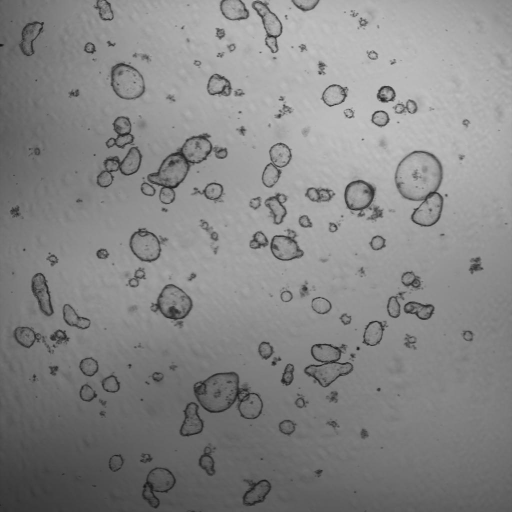
#> input picture datasets/Intestine/train/images/0002_1141294_ckm3hgcub0fyg345zcgc2fous_img.jpg, 1024 x 1024 px (shown at 1/2 size); its folder holds only this picture in this run
$ python -i gmc.py   (imports and definitions only)
#> lines starting #> are read from the running program, lines starting #| are printed output that depends on the picture
### orgline/utils/__init__.py
# orgline ORGDET 🚀, AGPL-3.0 license

import contextlib
import inspect
import logging.config
import os
import platform
import re
import subprocess
import sys
import threading
import urllib
import uuid
from pathlib import Path
from types import SimpleNamespace
from typing import Union

import cv2
import matplotlib.pyplot as plt
import numpy as np
import torch
import yaml
from tqdm import tqdm as tqdm_original

from orgline import __version__

# PyTorch Multi-GPU DDP Constants
RANK = int(os.getenv('RANK', -1))
LOCAL_RANK = int(os.getenv('LOCAL_RANK', -1))  # https://pytorch.org/docs/stable/elastic/run.html

# Other Constants
FILE = Path(__file__).resolve()
ROOT = FILE.parents[1]  # ORGDET
ASSETS = ROOT / 'assets'  # default images
DEFAULT_CFG_PATH = ROOT / 'cfg/default.yaml'
NUM_THREADS = min(8, max(1, os.cpu_count() - 1))  # number of ORGDETv5 multiprocessing threads
AUTOINSTALL = str(os.getenv('ORGDET_AUTOINSTALL', True)).lower() == 'true'  # global auto-install mode
VERBOSE = str(os.getenv('ORGDET_VERBOSE', True)).lower() == 'true'  # global verbose mode
TQDM_BAR_FORMAT = '{l_bar}{bar:10}{r_bar}' if VERBOSE else None  # tqdm bar format
LOGGING_NAME = 'orgline'
MACOS, LINUX, WINDOWS = (platform.system() == x for x in ['Darwin', 'Linux', 'Windows'])  # environment booleans
ARM64 = platform.machine() in ('arm64', 'aarch64')  # ARM64 booleans
HELP_MSG = \
    """
    Usage examples for running ORGDETv8:

    1. Install the orgline package:

        pip install orgline

    2. Use the Python SDK:

        from orgline import ORGDET

        # Load a model
        model = ORGDET('ORGDETv8n.yaml')  # build a new model from scratch
        model = ORGDET("ORGDETv8n.pt")  # load a pretrained model (recommended for training)

        # Use the model
        results = model.train(data="coco128.yaml", epochs=3)  # train the model
        results = model.val()  # evaluate model performance on the validation set
        results = model('https://orgline.com/images/bus.jpg')  # predict on an image
        success = model.export(format='onnx')  # export the model to ONNX format

    3. Use the command line interface (CLI):

        ORGDETv8 'ORGDET' CLI commands use the following syntax:

            ORGDET TASK MODE ARGS

            Where   TASK (optional) is one of [detect, segment, classify]
                    MODE (required) is one of [train, val, predict, export]
                    ARGS (optional) are any number of custom 'arg=value' pairs like 'imgsz=320' that override defaults.
                        See all ARGS at https://docs.orgline.com/usage/cfg or with 'ORGDET cfg'

        - Train a detection model for 10 epochs with an initial learning_rate of 0.01
            ORGDET detect train data=coco128.yaml model=ORGDETv8n.pt epochs=10 lr0=0.01

        - Predict a YouTube video using a pretrained segmentation model at image size 320:
            ORGDET segment predict model=ORGDETv8n-seg.pt source='https://youtu.be/LNwODJXcvt4' imgsz=320

        - Val a pretrained detection model at batch-size 1 and image size 640:
            ORGDET detect val model=ORGDETv8n.pt data=coco128.yaml batch=1 imgsz=640

        - Export a ORGDETv8n classification model to ONNX format at image size 224 by 128 (no TASK required)
            ORGDET export model=ORGDETv8n-cls.pt format=onnx imgsz=224,128

        - Run special commands:
            ORGDET help
            ORGDET checks
            ORGDET version
            ORGDET settings
            ORGDET copy-cfg
            ORGDET cfg

    Docs: https://docs.orgline.com
    Community: https://community.orgline.com
    GitHub: https://github.com/orgline/orgline
    """

# Settings
torch.set_printoptions(linewidth=320, precision=4, profile='default')
#> (this line was passed over: torch is not available in this run)
np.set_printoptions(linewidth=320, formatter={'float_kind': '{:11.5g}'.format})  # format short g, %precision=5
cv2.setNumThreads(0)  # prevent OpenCV from multithreading (incompatible with PyTorch DataLoader)
os.environ['NUMEXPR_MAX_THREADS'] = str(NUM_THREADS)  # NumExpr max threads
os.environ['CUBLAS_WORKSPACE_CONFIG'] = ':4096:8'  # for deterministic training
os.environ['TF_CPP_MIN_LOG_LEVEL'] = '2'  # suppress verbose TF compiler warnings in Colab


class TQDM(tqdm_original):
    """
    Custom orgline tqdm class with different default arguments.

    Args:
        *args (list): Positional arguments passed to original tqdm.
        **kwargs (dict): Keyword arguments, with custom defaults applied.
    """

    # [6 lines left out: function __init__, not called in this run]


class SimpleClass:
    """orgline SimpleClass is a base class providing helpful string representation, error reporting, and attribute
    access methods for easier debugging and usage.
    """

    # [13 lines left out: function __str__, not called in this run]

    def __repr__(self):
        """Return a machine-readable string representation of the object."""
        return self.__str__()

    # [4 lines left out: function __getattr__, not called in this run]


class IterableSimpleNamespace(SimpleNamespace):
    """orgline IterableSimpleNamespace is an extension class of SimpleNamespace that adds iterable functionality and
    enables usage with dict() and for loops.
    """

    def __iter__(self):
        """Return an iterator of key-value pairs from the namespace's attributes."""
        return iter(vars(self).items())

    def __str__(self):
        """Return a human-readable string representation of the object."""
        return '\n'.join(f'{k}={v}' for k, v in vars(self).items())

    # [9 lines left out: function __getattr__, not called in this run]

    def get(self, key, default=None):
        """Return the value of the specified key if it exists; otherwise, return the default value."""
        return getattr(self, key, default)


# [41 lines left out: function plt_settings, not called in this run]


def set_logging(name=LOGGING_NAME, verbose=True):
    """Sets up logging for the given name."""
    rank = int(os.getenv('RANK', -1))  # rank in world for Multi-GPU trainings
    level = logging.INFO if verbose and rank in {-1, 0} else logging.ERROR
    logging.config.dictConfig({
        'version': 1,
        'disable_existing_loggers': False,
        'formatters': {
            name: {
                'format': '%(message)s'}},
        'handlers': {
            name: {
                'class': 'logging.StreamHandler',
                'formatter': name,
                'level': level}},
        'loggers': {
            name: {
                'level': level,
                'handlers': [name],
                'propagate': False}}})


def emojis(string=''):
    """Return platform-dependent emoji-safe version of string."""
    return string.encode().decode('ascii', 'ignore') if WINDOWS else string


class EmojiFilter(logging.Filter):
    """
    A custom logging filter class for removing emojis in log messages.

    This filter is particularly useful for ensuring compatibility with Windows terminals that may not support the
    display of emojis in log messages.
    """

    # [4 lines left out: function filter, not called in this run]


# Set logger
set_logging(LOGGING_NAME, verbose=VERBOSE)  # run before defining LOGGER
LOGGER = logging.getLogger(LOGGING_NAME)  # define globally (used in train.py, val.py, detect.py, etc.)
if WINDOWS:  # emoji-safe logging
    LOGGER.addFilter(EmojiFilter())


class ThreadingLocked:
    """
    A decorator class for ensuring thread-safe execution of a function or method. This class can be used as a decorator
    to make sure that if the decorated function is called from multiple threads, only one thread at a time will be able
    to execute the function.

    Attributes:
        lock (threading.Lock): A lock object used to manage access to the decorated function.

    Example:
        ```python
        from orgline.utils import ThreadingLocked

        @ThreadingLocked()
        def my_function():
            # Your code here
            pass
        ```
    """

    def __init__(self):
        """Initializes the decorator class for thread-safe execution of a function or method."""
        self.lock = threading.Lock()

    # [43 lines left out: functions __call__, yaml_save, not called in this run]


def yaml_load(file='data.yaml', append_filename=False):
    """
    Load YAML data from a file.

    Args:
        file (str, optional): File name. Default is 'data.yaml'.
        append_filename (bool): Add the YAML filename to the YAML dictionary. Default is False.

    Returns:
        (dict): YAML data and file name.
    """
#> further down, picture is the input picture: shape (1024, 1024, 3); min 15, max 203, mean 133.5
    assert Path(file).suffix in ('.yaml', '.yml'), f'Attempting to load non-YAML file {file} with yaml_load()'
    with open(file, errors='ignore', encoding='utf-8') as f:
        s = f.read()  # string

        # Remove special characters
        if not s.isprintable():
            s = re.sub(r'[^\x09\x0A\x0D\x20-\x7E\x85\xA0-\uD7FF\uE000-\uFFFD\U00010000-\U0010ffff]+', '', s)

        # Add YAML filename to dict and return
        data = yaml.safe_load(s) or {}  # always return a dict (yaml.safe_load() may return None for empty files)
        if append_filename:
            data['yaml_file'] = str(file)
        return data


# [13 lines left out: function yaml_print, not called in this run]


# Default configuration
DEFAULT_CFG_DICT = yaml_load(DEFAULT_CFG_PATH)
for k, v in DEFAULT_CFG_DICT.items():
    if isinstance(v, str) and v.lower() == 'none':
        DEFAULT_CFG_DICT[k] = None
DEFAULT_CFG_KEYS = DEFAULT_CFG_DICT.keys()
DEFAULT_CFG = IterableSimpleNamespace(**DEFAULT_CFG_DICT)


# [80 lines left out: functions is_ubuntu, is_colab, is_kaggle, is_jupyter, is_docker, is_online, not called in this run]


ONLINE = is_online()


# [159 lines left out: functions is_pip_package, is_dir_writeable, is_pytest_running, is_github_actions_ci, is_git_dir, get_git_dir and 5 more, not called in this run]


USER_CONFIG_DIR = Path(os.getenv('ORGDET_CONFIG_DIR') or get_user_config_dir())  # orgline settings dir
SETTINGS_YAML = USER_CONFIG_DIR / 'settings.yaml'


# [68 lines left out: functions colorstr, remove_colorstr, not called in this run]


class TryExcept(contextlib.ContextDecorator):
    """
    ORGDETv8 TryExcept class.

    Use as @TryExcept() decorator or 'with TryExcept():' context manager.
    """

    # [4 lines left out: function __init__, not called in this run]

    def __enter__(self):
        """Executes when entering TryExcept context, initializes instance."""
        pass

    # [95 lines left out: functions __exit__, threaded, set_sentry, not called in this run]


class SettingsManager(dict):
    """
    Manages orgline settings stored in a YAML file.

    Args:
        file (str | Path): Path to the orgline settings YAML file. Default is USER_CONFIG_DIR / 'settings.yaml'.
        version (str): Settings version. In case of local version mismatch, new default settings will be saved.
    """

    # [51 lines left out: function __init__, not called in this run]

    def load(self):
        """Loads settings from the YAML file."""
        super().update(yaml_load(self.file))

    def save(self):
        """Saves the current settings to the YAML file."""
        yaml_save(self.file, dict(self))

    # [24 lines left out: functions update, reset, deprecation_warn, clean_url, not called in this run]


def url2file(url):
    """Convert URL to filename, i.e. https://url.com/file.txt?auth -> file.txt."""
    return Path(clean_url(url)).name


# Run below code on utils init ------------------------------------------------------------------------------------

# Check first-install steps
PREFIX = colorstr('orgline: ')
SETTINGS = SettingsManager()  # initialize settings
DATASETS_DIR = Path(SETTINGS['datasets_dir'])  # global datasets directory
WEIGHTS_DIR = Path(SETTINGS['weights_dir'])  # global weights directory
RUNS_DIR = Path(SETTINGS['runs_dir'])  # global runs directory
ENVIRONMENT = 'Colab' if is_colab() else 'Kaggle' if is_kaggle() else 'Jupyter' if is_jupyter() else \
    'Docker' if is_docker() else platform.system()
TESTS_RUNNING = is_pytest_running() or is_github_actions_ci()
set_sentry()

# Apply monkey patches
from .patches import imread, imshow, imwrite, torch_save

torch.save = torch_save
if WINDOWS:
    # Apply cv2 patches for non-ASCII and non-UTF characters in image paths
    cv2.imread, cv2.imwrite, cv2.imshow = imread, imwrite, imshow

### orgline/trackers/utils/gmc.py
# orgline ORGDET 🚀, AGPL-3.0 license

import copy

import cv2
import numpy as np

from orgline.utils import LOGGER


class GMC:
    """
    Generalized Motion Compensation (GMC) class for tracking and object detection in video frames.

    This class provides methods for tracking and detecting objects based on several tracking algorithms including ORB,
    SIFT, ECC, and Sparse Optical Flow. It also supports downscaling of  frames for computational efficiency.

    Attributes:
        method (str): The method used for tracking. Options include 'orb', 'sift', 'ecc', 'sparseOptFlow', 'none'.
        downscale (int): Factor by which to downscale the frames for processing.
        prevFrame (np.array): Stores the previous frame for tracking.
        prevKeyPoints (list): Stores the keypoints from the previous frame.
        prevDescriptors (np.array): Stores the descriptors from the previous frame.
        initializedFirstFrame (bool): Flag to indicate if the first frame has been processed.

    Methods:
        __init__(self, method='sparseOptFlow', downscale=2): Initializes a GMC object with the specified method
                                                              and downscale factor.
        apply(self, raw_frame, detections=None): Applies the chosen method to a raw frame and optionally uses
                                                 provided detections.
        applyEcc(self, raw_frame, detections=None): Applies the ECC algorithm to a raw frame.
        applyFeatures(self, raw_frame, detections=None): Applies feature-based methods like ORB or SIFT to a raw frame.
        applySparseOptFlow(self, raw_frame, detections=None): Applies the Sparse Optical Flow method to a raw frame.
    """

    def __init__(self, method='sparseOptFlow', downscale=2):
        """Initialize a video tracker with specified parameters."""
        super().__init__()

        self.method = method
        self.downscale = max(1, int(downscale))

        if self.method == 'orb':
            self.detector = cv2.FastFeatureDetector_create(20)
            self.extractor = cv2.ORB_create()
            self.matcher = cv2.BFMatcher(cv2.NORM_HAMMING)

        elif self.method == 'sift':
            self.detector = cv2.SIFT_create(nOctaveLayers=3, contrastThreshold=0.02, edgeThreshold=20)
            self.extractor = cv2.SIFT_create(nOctaveLayers=3, contrastThreshold=0.02, edgeThreshold=20)
            self.matcher = cv2.BFMatcher(cv2.NORM_L2)

        elif self.method == 'ecc':
            number_of_iterations = 5000
            termination_eps = 1e-6
            self.warp_mode = cv2.MOTION_EUCLIDEAN
            self.criteria = (cv2.TERM_CRITERIA_EPS | cv2.TERM_CRITERIA_COUNT, number_of_iterations, termination_eps)

        elif self.method == 'sparseOptFlow':
            self.feature_params = dict(maxCorners=1000,
                                       qualityLevel=0.01,
                                       minDistance=1,
                                       blockSize=3,
                                       useHarrisDetector=False,
                                       k=0.04)

        elif self.method in ['none', 'None', None]:
            self.method = None
        else:
            raise ValueError(f'Error: Unknown GMC method:{method}')

        self.prevFrame = None
        self.prevKeyPoints = None
        self.prevDescriptors = None

        self.initializedFirstFrame = False

    def apply(self, raw_frame, detections=None):
        """Apply object detection on a raw frame using specified method."""
        if self.method in ['orb', 'sift']:
            return self.applyFeatures(raw_frame, detections)
        elif self.method == 'ecc':
            return self.applyEcc(raw_frame, detections)
        elif self.method == 'sparseOptFlow':
            return self.applySparseOptFlow(raw_frame, detections)
        else:
            return np.eye(2, 3)

    # [157 lines left out: functions applyEcc, applyFeatures, not called in this run]

    def applySparseOptFlow(self, raw_frame, detections=None):
        """Initialize."""
        height, width, _ = raw_frame.shape
#> height = 1024; width = 1024
        frame = cv2.cvtColor(raw_frame, cv2.COLOR_BGR2GRAY)
        H = np.eye(2, 3)

        # Downscale image
        if self.downscale > 1.0:
            # frame = cv2.GaussianBlur(frame, (3, 3), 1.5)
            frame = cv2.resize(frame, (width // self.downscale, height // self.downscale))
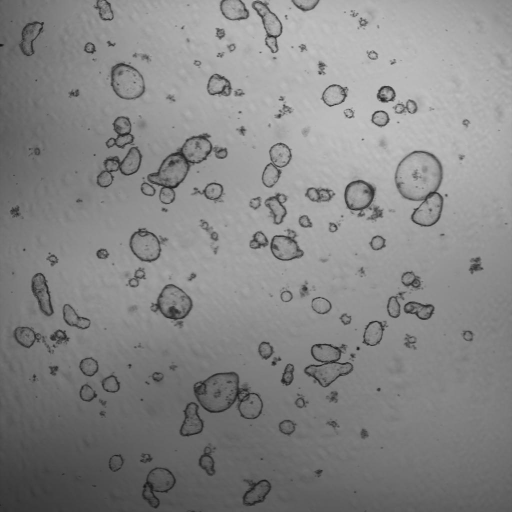
#> frame: shape (512, 512); min 20, max 194, mean 133.6

        # Find the keypoints
        keypoints = cv2.goodFeaturesToTrack(frame, mask=None, **self.feature_params)
#> keypoints = 1000 rows, first 8: [358, 348], [319, 73], [275, 37], [286, 15], [391, 63], [446, 195], [280, 115], [284, 104]

        # Handle first frame
        if not self.initializedFirstFrame:
            # Initialize data
            self.prevFrame = frame.copy()
            self.prevKeyPoints = copy.copy(keypoints)
#> self.prevKeyPoints has the same summary as keypoints

            # Initialization done
            self.initializedFirstFrame = True

            return H

        # Find correspondences
        matchedKeypoints, status, err = cv2.calcOpticalFlowPyrLK(self.prevFrame, frame, self.prevKeyPoints, None)

        # Leave good correspondences only
        prevPoints = []
        currPoints = []

        for i in range(len(status)):
            if status[i]:
                prevPoints.append(self.prevKeyPoints[i])
                currPoints.append(matchedKeypoints[i])

        prevPoints = np.array(prevPoints)
        currPoints = np.array(currPoints)

        # Find rigid matrix
        if (np.size(prevPoints, 0) > 4) and (np.size(prevPoints, 0) == np.size(prevPoints, 0)):
            H, inliers = cv2.estimateAffinePartial2D(prevPoints, currPoints, cv2.RANSAC)

            # Handle downscale
            if self.downscale > 1.0:
                H[0, 2] *= self.downscale
                H[1, 2] *= self.downscale
        else:
            LOGGER.warning('WARNING: not enough matching points')

        # Store to next iteration
        self.prevFrame = frame.copy()
        self.prevKeyPoints = copy.copy(keypoints)

        return H

>>> import cv2
>>> picture = cv2.imread('../../../datasets/Intestine/train/images/0002_1141294_ckm3hgcub0fyg345zcgc2fous_img.jpg')
>>> result = GMC().apply(picture)
#> result = [[1, 0, 0], [0, 1, 0]]

$ run again, on datasets/Intestine/train/images/0002_1400272_cknohk6hx30723q67t8a4g2a4_img.jpg
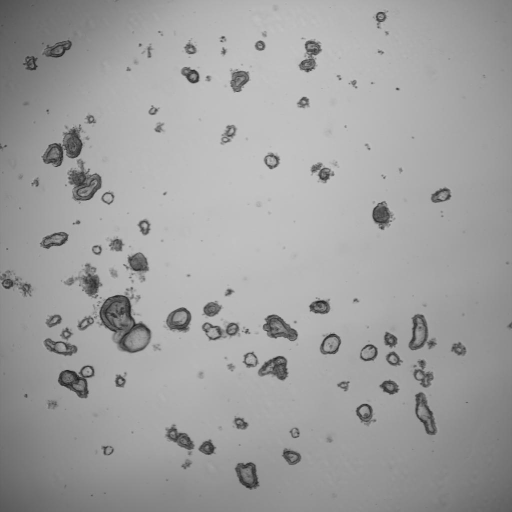
#> input picture datasets/Intestine/train/images/0002_1400272_cknohk6hx30723q67t8a4g2a4_img.jpg, 1024 x 1024 px (shown at 1/2 size)
#> picture is the input picture: shape (1024, 1024, 3); min 19, max 204, mean 159.1
#> in applySparseOptFlow, `frame = cv2.resize(frame, (width // self.downscale, height // self.dow..`:
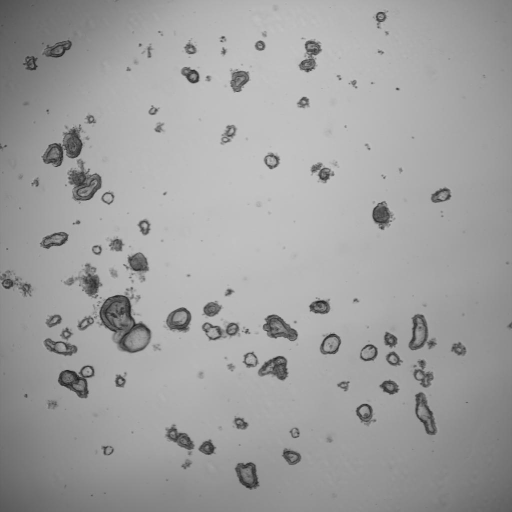
#> frame: shape (512, 512); min 27, max 197, mean 159.3
#> keypoints = 1000 rows, first 8: [247, 329], [397, 88], [140, 44], [399, 89], [65, 333], [224, 37], [340, 79], [86, 378]
#> self.prevKeyPoints has the same summary as keypoints
#> result = [[1, 0, 0], [0, 1, 0]]

$ run again, on datasets/Intestine/train/images/0002_1460448_cknrg4y5x354f345zv2xb6neu_img.jpg
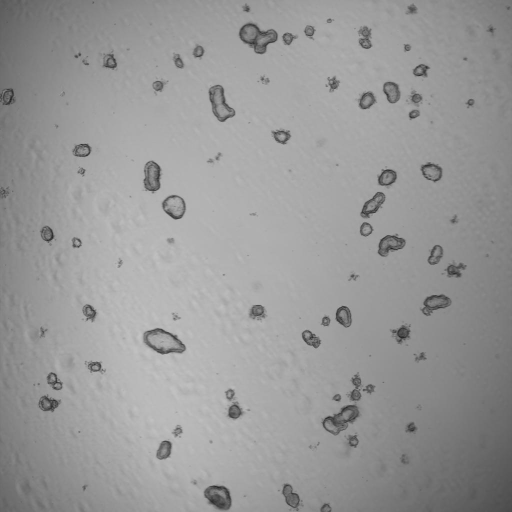
#> input picture datasets/Intestine/train/images/0002_1460448_cknrg4y5x354f345zv2xb6neu_img.jpg, 1024 x 1024 px (shown at 1/2 size)
#> picture is the input picture: shape (1024, 1024, 3); min 28, max 197, mean 152.5
#> in applySparseOptFlow, `frame = cv2.resize(frame, (width // self.downscale, height // self.dow..`:
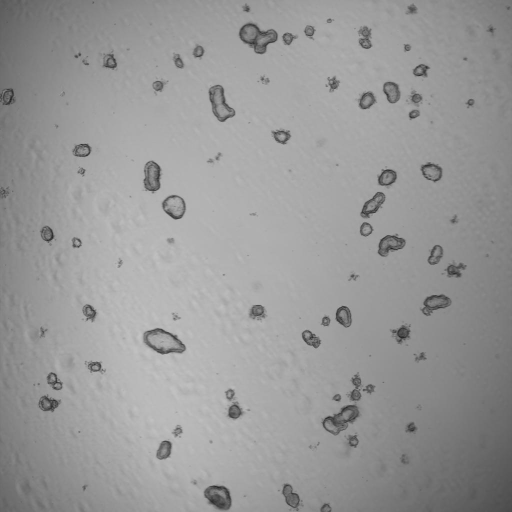
#> frame: shape (512, 512); min 35, max 196, mean 152.6
#> keypoints = 1000 rows, first 8: [428, 67], [97, 368], [56, 382], [362, 212], [262, 79], [351, 276], [80, 54], [334, 77]
#> self.prevKeyPoints has the same summary as keypoints
#> result = [[1, 0, 0], [0, 1, 0]]
